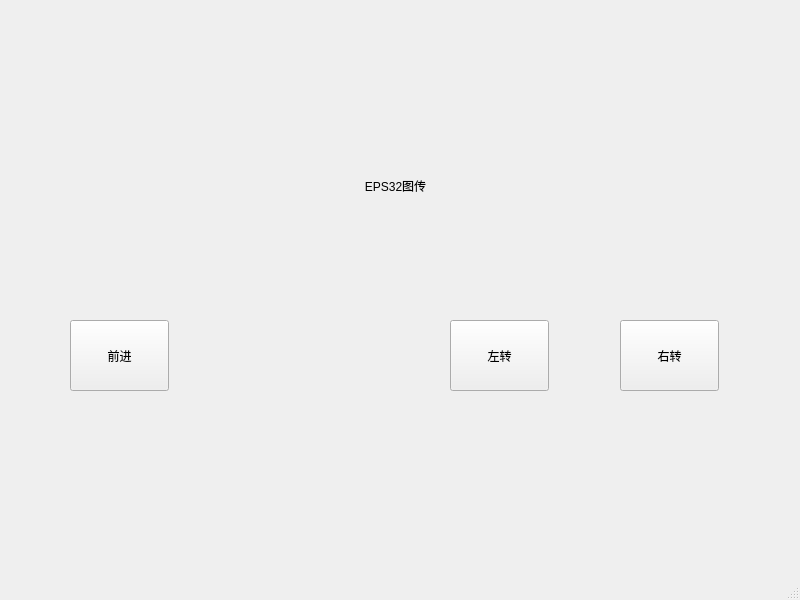
<?xml version="1.0" encoding="UTF-8"?>
<ui version="4.0">
 <class>MainWindow</class>
 <widget class="QMainWindow" name="MainWindow">
  <property name="geometry">
   <rect>
    <x>0</x>
    <y>0</y>
    <width>800</width>
    <height>600</height>
   </rect>
  </property>
  <property name="windowTitle">
   <string>MainWindow</string>
  </property>
  <widget class="QWidget" name="centralwidget">
   <widget class="QPushButton" name="pushButton">
    <property name="geometry">
     <rect>
      <x>70</x>
      <y>320</y>
      <width>99</width>
      <height>71</height>
     </rect>
    </property>
    <property name="text">
     <string>前进</string>
    </property>
    <property name="checkable">
     <bool>false</bool>
    </property>
    <property name="autoExclusive">
     <bool>false</bool>
    </property>
   </widget>
   <widget class="QPushButton" name="pushButton_2">
    <property name="geometry">
     <rect>
      <x>450</x>
      <y>320</y>
      <width>99</width>
      <height>71</height>
     </rect>
    </property>
    <property name="text">
     <string>左转</string>
    </property>
   </widget>
   <widget class="QPushButton" name="pushButton_3">
    <property name="geometry">
     <rect>
      <x>620</x>
      <y>320</y>
      <width>99</width>
      <height>71</height>
     </rect>
    </property>
    <property name="text">
     <string>右转</string>
    </property>
   </widget>
   <widget class="QLabel" name="label">
    <property name="geometry">
     <rect>
      <x>10</x>
      <y>100</y>
      <width>771</width>
      <height>171</height>
     </rect>
    </property>
    <property name="text">
     <string>EPS32图传</string>
    </property>
    <property name="alignment">
     <set>Qt::AlignmentFlag::AlignCenter</set>
    </property>
   </widget>
  </widget>
  <widget class="QMenuBar" name="menubar">
   <property name="geometry">
    <rect>
     <x>0</x>
     <y>0</y>
     <width>800</width>
     <height>24</height>
    </rect>
   </property>
  </widget>
  <widget class="QStatusBar" name="statusbar"/>
 </widget>
 <resources/>
 <connections/>
</ui>
